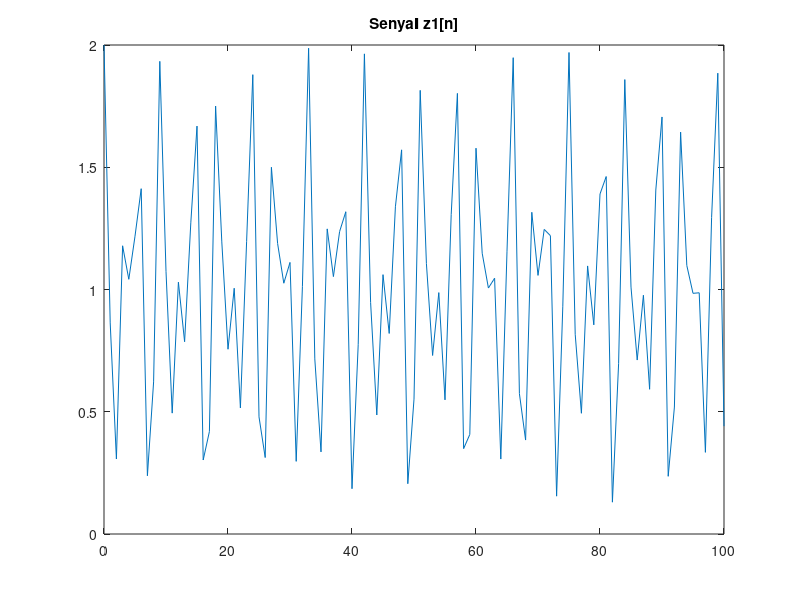

Write MATLAB code to recreate this figure.
% 1.2 Senyals sinusoidal
f1 = 852;
f2= 1336;
L=100;
fm = 8000;
T = 12.4;
F1= f1/fm;
F2= f2/fm;
n=0:L;
x=cos(2*pi*F1*n);
y=cos(2*pi*F2*n);

z1=x.^2+y.^2;
plot(n,z1);
title('Senyal z1[n]');
